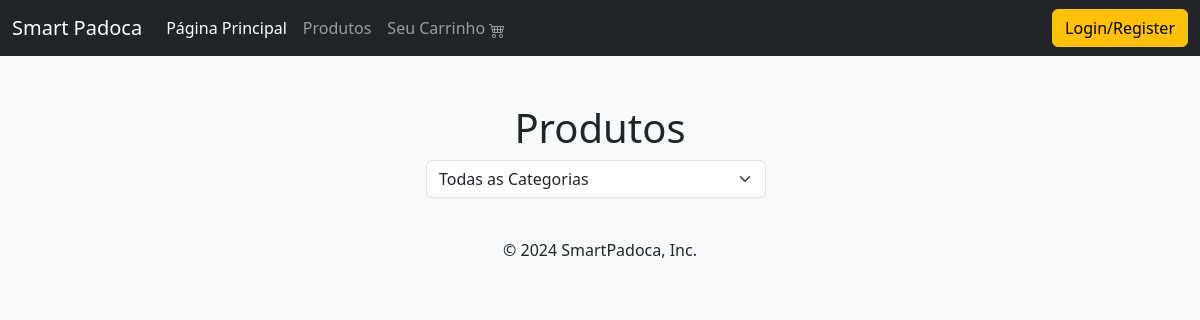
/produtos/, run on an earlier commit of the app's database.
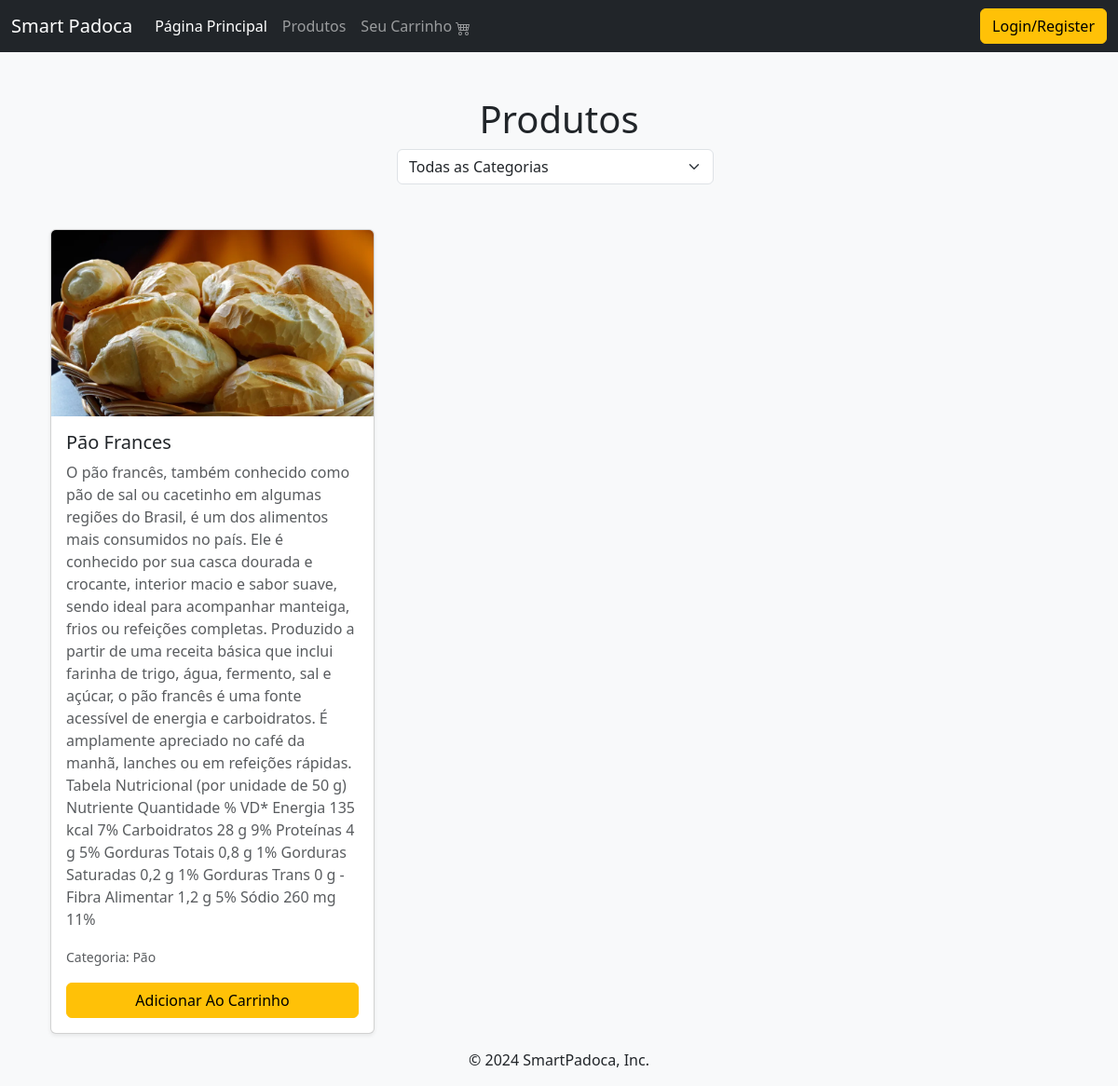
And on a later commit of the database.
### aplic/models.py (models this page shows, shortened)
class Produto(models.Model):
    nome = models.CharField(max_length=100)
    descricao = models.TextField()
    preco = models.DecimalField(max_digits=10, decimal_places=2)
    categoria = models.ForeignKey(Categoria, on_delete=models.CASCADE)
    imagem = models.ImageField(upload_to='produtos/', null=True, blank=True)
    data_criacao = models.DateTimeField(auto_now_add=True)

class Categoria(models.Model):
    nome = models.CharField(max_length=100)

### aplic/views.py (the view)
# urls.py: path('produtos/', views.ProdutosView.as_view(), name='produtos'),
class ProdutosView(ListView):
    model = Produto
    template_name = 'produtos.html'
    context_object_name = 'Produtos'
    def get_context_data(self, **kwargs):
        context = super().get_context_data(**kwargs)
        context['Categorias'] = Categoria.objects.all()
        categoria_selecionada = self.request.GET.get('categoria')
        context['Categoria_Selecionada'] = categoria_selecionada
        return context
    def get_queryset(self):
        queryset = Produto.objects.all()
        categoria_selecionada = self.request.GET.get('categoria')
        if categoria_selecionada:
            queryset = queryset.filter(categoria__id=categoria_selecionada)
        return queryset

### aplic/templates/produtos.html (shortened to what this page needs)
{% extends 'base.html' %}
{% block content %}
    <div class="container py-4">
        <h1 class="text-center">Produtos</h1>
        <div class="row mb-4">
            <div class="col-md-4 mx-auto">
                <form method="get" class="d-flex">
                    <select name="categoria" class="form-select me-2" onchange="this.form.submit()">
                        <option value="">Todas as Categorias</option>
                    </select>
                </form>
            </div>
        </div>
    </div>
    <div class="container">
      <div class="row row-cols-1 row-cols-sm-2 row-cols-md-3 g-4">
          {% for Produto in Produtos %}
          <div class="col">
              <div class="card h-100 shadow-sm">
                  <img src="{{ Produto.imagem.url }}" alt="{{ Produto.nome }}" class="card-img-top" style="object-fit: cover; height: 200px;">
                  <div class="card-body d-flex flex-column justify-content-between">
                      <div>
                          <h5 class="card-title">{{ Produto.nome }}</h5>
                          <p class="card-text text-muted">{{ Produto.descricao }}</p>
                          <p class="card-text">
                              <small class="text-muted">
                                  Categoria: {{ Produto.categoria.nome }}
                              </small>
                          </p>
                      </div>
                      <div class="d-flex justify-content-between align-items-center mt-3">
                          <button type="button" class="btn btn-warning w-100">Adicionar Ao Carrinho</button>
                      </div>
                  </div>
              </div>
          </div>
          {% endfor %}
      </div>
    </div>
{% endblock %}

### aplic/templates/base.html (shortened to what this page needs)
{% load static %}
<!DOCTYPE html>
<html lang="pt-br">
<head>
    <link href="https://cdn.jsdelivr.net/npm/bootstrap@5.3.3/dist/css/bootstrap.min.css" rel="stylesheet">
    {% load bootstrap5 %}
    {% bootstrap_css %}
</head>
<body class="bg-light">
    <header>
        <nav class="navbar navbar-expand-lg navbar-dark bg-dark">
            <div class="container-fluid">
                <a class="navbar-brand" href="/">Smart Padoca</a>
                <div class="collapse navbar-collapse" id="navbarNav">
                    <ul class="navbar-nav me-auto mb-2 mb-lg-0">
                        <li class="nav-item">
                            <a class="nav-link active" href="/">Página Principal</a>
                        </li>
                        <li class="nav-item">
                            <a class="nav-link" href="/produtos/">Produtos</a>
                        </li>
                        <li class="nav-item">
                            <a class="nav-link" href="#">Seu Carrinho   </a>
                        </li>
                    </ul>
                    <div class="d-flex">
                        <a href="{% url 'cadastro' %}" class="btn btn-warning">Login/Register</a>
                    </div>
                </div>
            </div>
        </nav>
    </header>
    <main class="container mt-4">
        {% block content %}{% endblock %}
    </main>
    <footer class="py-3 bg-light text-center">
        <div class="container">
            <span>© 2024 SmartPadoca, Inc.</span>
        </div>
    </footer>
</body>
</html>

What changed in the data, as far as the page shows it:
added Produto: imagem (picture), nome "Pão Frances", descricao "O pão francês, também conhecido como pão de sal ou cacetinho em algumas regiões do Brasil, é um dos alimentos mais consumidos no país. Ele é conhecido por sua casca dourada e crocante, interior macio e sabor suave, sendo ideal para acompanhar manteiga, frios ou refeições completas. Produzido a partir de uma receita básica que inclui farinha de trigo, água, fermento, sal e açúcar, o pão francês é uma fonte acessível de energia e carboidratos. É amplamente apreciado no café da manhã, lanches ou em refeições rápidas. Tabela Nutricional (por unidade de 50 g) Nutriente Quantidade % VD* Energia 135 kcal 7% Carboidratos 28 g 9% Proteínas 4 g 5% Gorduras Totais 0,8 g 1% Gorduras Saturadas 0,2 g 1%…", categoria.nome "Pão"
